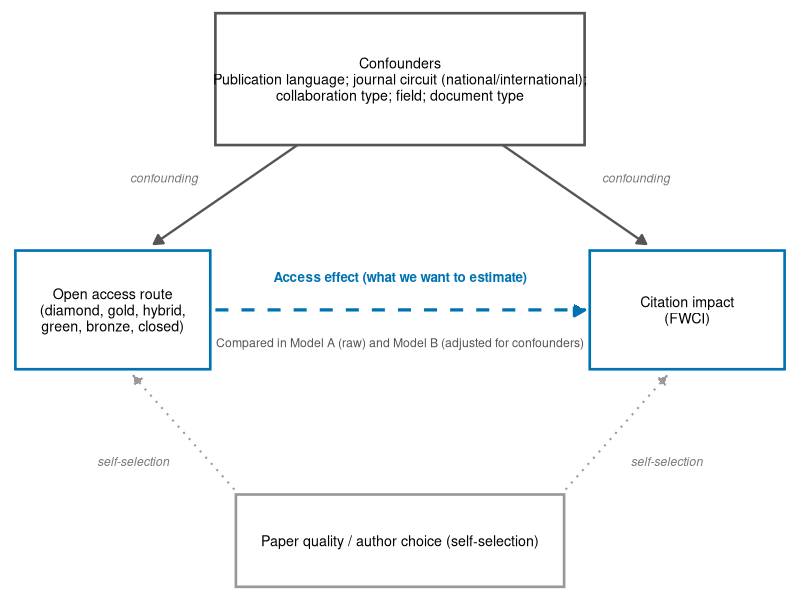

Reproduce this figure in R.
library(tidyverse)

# Figura 1 do manuscrito: diagrama conceitual (sem dados).
# Mostra o tipo de acesso e o FWCI ligados por confundidores e pela auto-selecao.

dir_fig <- "figuras"
if (!dir.exists(dir_fig)) dir.create(dir_fig)

caixas <- tribble(
  ~id,       ~x,  ~y,   ~largura, ~altura, ~texto,                                                                  ~cor,
  "oa",      1.2, 2.0,  1.9,      0.9,     "Open access route\n(diamond, gold, hybrid,\ngreen, bronze, closed)",   "#0072B2",
  "fwci",    6.8, 2.0,  1.9,      0.9,     "Citation impact\n(FWCI)",                                              "#0072B2",
  "conf",    4.0, 3.75, 3.6,      1.0,     "Confounders\nPublication language; journal circuit (national/international);\ncollaboration type; field; document type", "#555555",
  "quality", 4.0, 0.25, 3.2,      0.7,     "Paper quality / author choice (self-selection)",                       "#999999"
)

setas <- tribble(
  ~x,   ~y,   ~xend, ~yend, ~tipo,
  3.0,  3.25, 1.6,   2.5,   "confounding",
  5.0,  3.25, 6.4,   2.5,   "confounding",
  2.2,  2.0,  5.8,   2.0,   "effect",
  2.6,  0.45, 1.4,   1.5,   "selection",
  5.4,  0.45, 6.6,   1.5,   "selection"
)

rotulos <- tribble(
  ~x,  ~y,   ~texto,
  1.7, 3.0,  "confounding",
  6.3, 3.0,  "confounding",
  1.4, 0.85, "self-selection",
  6.6, 0.85, "self-selection",
  4.0, 2.25, "Access effect (what we want to estimate)",
  4.0, 1.75, "Compared in Model A (raw) and Model B (adjusted for confounders)"
)

fig1 <- ggplot() +
  geom_segment(data = filter(setas, tipo == "confounding"),
               aes(x, y, xend = xend, yend = yend),
               arrow = arrow(length = unit(0.25, "cm"), type = "closed"),
               color = "#555555", linewidth = 0.8) +
  geom_segment(data = filter(setas, tipo == "effect"),
               aes(x, y, xend = xend, yend = yend),
               arrow = arrow(length = unit(0.3, "cm"), type = "closed"),
               color = "#0072B2", linewidth = 1.1, linetype = "dashed") +
  geom_segment(data = filter(setas, tipo == "selection"),
               aes(x, y, xend = xend, yend = yend),
               arrow = arrow(length = unit(0.25, "cm"), type = "closed"),
               color = "#999999", linewidth = 0.7, linetype = "dotted") +
  geom_tile(data = caixas, aes(x, y, width = largura, height = altura),
            fill = "white", color = caixas$cor, linewidth = 0.9) +
  geom_text(data = caixas, aes(x, y, label = texto), size = 3.6, lineheight = 0.95) +
  geom_text(data = rotulos[1:4, ], aes(x, y, label = texto), size = 3.1, color = "#777777", fontface = "italic") +
  geom_text(data = rotulos[5, ], aes(x, y, label = texto), size = 3.4,
            color = "#0072B2", fontface = "bold") +
  geom_text(data = rotulos[6, ], aes(x, y, label = texto), size = 3.1, color = "#555555") +
  coord_cartesian(xlim = c(0.1, 7.9), ylim = c(-0.2, 4.35), expand = FALSE) +
  theme_void() +
  theme(plot.background = element_rect(fill = "white", color = NA))

ggsave(file.path(dir_fig, "fig1_conceptual_framework.png"), fig1,
       width = 10, height = 5.5, dpi = 300, bg = "white")
